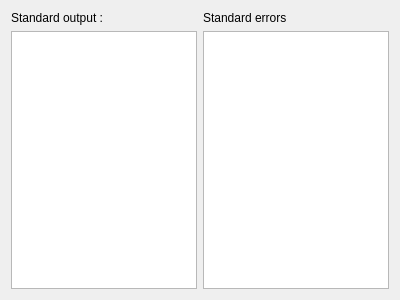
<?xml version="1.0" encoding="UTF-8"?>
<ui version="4.0">
 <class>Dialog_output</class>
 <widget class="QDialog" name="Dialog_output">
  <property name="geometry">
   <rect>
    <x>0</x>
    <y>0</y>
    <width>400</width>
    <height>300</height>
   </rect>
  </property>
  <property name="windowTitle">
   <string>Dialog</string>
  </property>
  <layout class="QHBoxLayout" name="horizontalLayout">
   <item>
    <layout class="QVBoxLayout" name="stdout_layout">
     <item>
      <widget class="QLabel" name="stdout_label">
       <property name="text">
        <string>Standard output :</string>
       </property>
      </widget>
     </item>
     <item>
      <widget class="QTextBrowser" name="stdout_widget"/>
     </item>
    </layout>
   </item>
   <item>
    <layout class="QVBoxLayout" name="error_layout">
     <item>
      <widget class="QLabel" name="error_label">
       <property name="text">
        <string>Standard errors</string>
       </property>
      </widget>
     </item>
     <item>
      <widget class="QTextBrowser" name="errors_widget"/>
     </item>
    </layout>
   </item>
  </layout>
 </widget>
 <resources/>
 <connections/>
</ui>
